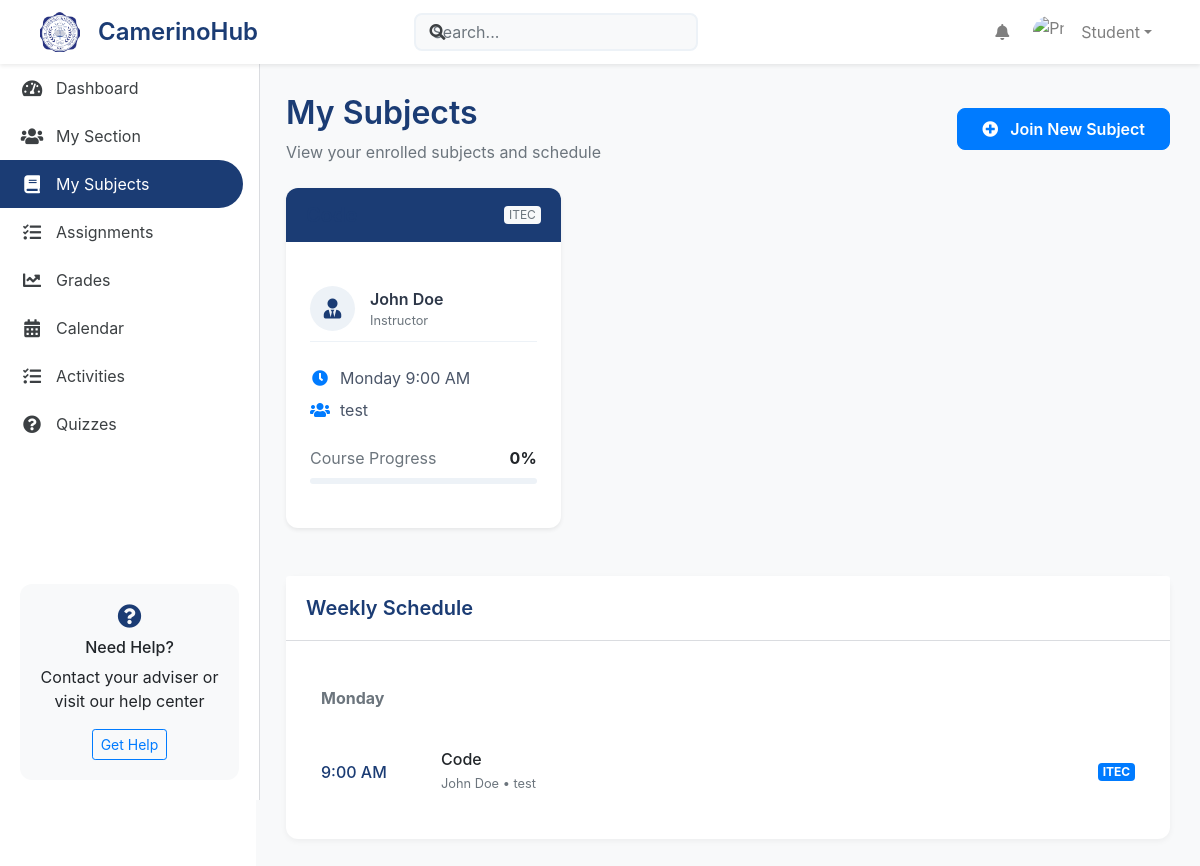
The page /Student/student_subjects.php (signed in) on the database its author committed.
### tables this page shows
CREATE TABLE `subjects` (
  `id` int(11) NOT NULL,
  `subject_code` varchar(20) NOT NULL,
  `subject_title` varchar(255) NOT NULL,
  `subject_name` varchar(100) NOT NULL,
  `category` varchar(100) NOT NULL,
  `description` varchar(255) DEFAULT NULL,
  `created_at` timestamp NOT NULL DEFAULT current_timestamp(),
  `status` enum('active','inactive') NOT NULL DEFAULT 'active'
);

### db/dbConnector.php (called while the page is built, shortened)
<?php
class DbConnector {
public $link;
public $messageLink;
function __construct($useMessageDb = false) {
        $host = 'localhost';
        $mainDb = 'camerinohub';
        $user = 'root';
        $pass = '';
        $this->link = mysqli_connect($host, $user, $pass, $mainDb);
        mysqli_set_charset($this->link, "utf8mb4");
    }
    function prepare($query, $useMessageDb = false) {
        $conn = $useMessageDb ? $this->messageLink : $this->link;
        $stmt = mysqli_prepare($conn, $query);
        return $stmt;
    }
}
?>

### Student/student_subjects.php (the view, shortened to what this page needs)
<?php
require_once('../db/dbConnector.php');
$db = new DbConnector();
$student_id = $_SESSION['id'];
$subjects_query = "SELECT
    s.id as subject_id,
    s.subject_name,
    s.subject_code,
    CONCAT(t.firstname, ' ', t.lastname) as teacher_name,
    ss.schedule_day,
    ss.schedule_time,
    sec.section_name,
    sec.grade_level,
    (SELECT COUNT(*)
     FROM activities a
     WHERE a.section_subject_id = ss.id
     AND a.status = 'active') as total_activities,
    (SELECT COUNT(*)
     FROM student_activity_submissions sas
     JOIN activities a ON sas.activity_id = a.activity_id
     WHERE a.section_subject_id = ss.id
     AND sas.student_id = ?) as completed_activities
FROM student_sections st_sec
JOIN sections sec ON st_sec.section_id = sec.section_id
JOIN section_subjects ss ON sec.section_id = ss.section_id
JOIN subjects s ON ss.subject_id = s.id
JOIN teacher t ON ss.teacher_id = t.teacher_id
WHERE st_sec.student_id = ?
AND st_sec.status = 'active'
AND ss.status = 'active'
ORDER BY ss.schedule_day, ss.schedule_time";
$stmt = $db->prepare($subjects_query);
$stmt->bind_param("ii", $student_id, $student_id);
$stmt->execute();
$subjects = $stmt->get_result()->fetch_all(MYSQLI_ASSOC);
$schedule = [];
$days = ['Monday', 'Tuesday', 'Wednesday', 'Thursday', 'Friday'];
foreach ($days as $day) {
    $schedule[$day] = array_filter($subjects, function($subject) use ($day) {
        return $subject['schedule_day'] === $day;
    });
}
?>
<!DOCTYPE html>
<html lang="en">
<head>
    <link href="https://stackpath.bootstrapcdn.com/bootstrap/4.5.2/css/bootstrap.min.css" rel="stylesheet">
    <link href="https://cdnjs.cloudflare.com/ajax/libs/font-awesome/5.15.1/css/all.min.css" rel="stylesheet">
    <link rel="stylesheet" href="css/dashboard-shared.css">
</head>
<body>
    <?php include 'includes/navigation.php'; ?>
    <div class="dashboard-container">
        <?php include 'includes/sidebar.php'; ?>
        <div class="main-content">
            <div class="content-header d-flex justify-content-between align-items-center mb-4">
                <div>
                    <h1>My Subjects</h1>
                    <p class="text-muted">View your enrolled subjects and schedule</p>
                </div>
                <button class="btn btn-primary" data-toggle="modal" data-target="#joinSubjectModal">
                    <i class="fas fa-plus-circle mr-2"></i> Join New Subject
                </button>
            </div>
            <div class="row mb-4">
                <?php foreach ($subjects as $subject): ?>
                    <div class="col-md-4 mb-4">
                        <div class="card subject-card h-100 shadow-sm">
                            <div class="card-header d-flex justify-content-between align-items-center">
                                <h5 class="mb-0"><?php echo htmlspecialchars($subject['subject_name']); ?></h5>
                                <span class="badge badge-light"><?php echo htmlspecialchars($subject['subject_code']); ?></span>
                            </div>
                            <div class="card-body">
                                <div class="teacher-info">
                                    <div class="teacher-avatar">
                                        <i class="fas fa-user-tie"></i>
                                    </div>
                                    <div class="teacher-details">
                                        <span class="teacher-name"><?php echo htmlspecialchars($subject['teacher_name']); ?></span>
                                        <small class="text-muted d-block">Instructor</small>
                                    </div>
                                </div>
                                <div class="schedule-info mt-4">
                                    <div class="schedule-item">
                                        <i class="fas fa-clock text-primary"></i>
                                        <span><?php echo $subject['schedule_day'] . ' ' . date('g:i A', strtotime($subject['schedule_time'])); ?></span>
                                    </div>
                                    <div class="schedule-item mt-2">
                                        <i class="fas fa-users text-primary"></i>
                                        <span><?php echo htmlspecialchars($subject['section_name']); ?></span>
                                    </div>
                                </div>
                                <div class="progress-info mt-4">
                                    <div class="d-flex justify-content-between mb-2">
                                        <span class="text-muted">Course Progress</span>
                                        <span class="font-weight-bold">
                                            <?php
                                                $progress = $subject['total_activities'] > 0
                                                    ? round(($subject['completed_activities'] / $subject['total_activities']) * 100)
                                                    : 0;
                                                echo $progress . '%';
                                            ?>
                                        </span>
                                    </div>
                                    <div class="progress" style="height: 6px;">
                                    </div>
                                </div>
                            </div>
                        </div>
                    </div>
                <?php endforeach; ?>
            </div>
            <div class="card">
                <div class="card-header">
                    <h5 class="mb-0">Weekly Schedule</h5>
                </div>
                <div class="card-body">
                    <table class="schedule-table">
                        <?php foreach ($schedule as $day => $day_subjects): ?>
                            <?php if (!empty($day_subjects)): ?>
                                <tr>
                                    <td class="font-weight-bold text-muted" colspan="2"><?php echo $day; ?></td>
                                </tr>
                                <?php foreach ($day_subjects as $subject): ?>
                                    <tr>
                                        <td class="time-slot">
                                            <?php echo date('g:i A', strtotime($subject['schedule_time'])); ?>
                                        </td>
                                        <td>
                                            <div class="d-flex justify-content-between align-items-center">
                                                <div>
                                                    <h6 class="mb-0"><?php echo htmlspecialchars($subject['subject_name']); ?></h6>
                                                    <small class="text-muted">
                                                        <?php echo htmlspecialchars($subject['teacher_name']); ?> •
                                                        <?php echo htmlspecialchars($subject['section_name']); ?>
                                                    </small>
                                                </div>
                                                <span class="badge badge-primary"><?php echo htmlspecialchars($subject['subject_code']); ?></span>
                                            </div>
                                        </td>
                                    </tr>
                                <?php endforeach; ?>
                            <?php endif; ?>
                        <?php endforeach; ?>
                    </table>
                </div>
            </div>
</body>
</html>

### Student/css/dashboard-shared.css (style rules this page uses)
:root { --primary-color: #1B3C74; --secondary-color: #2AA7FF; --accent-color: #4285f4; --text-primary: #3c4043; --border-color: #dadce0; --hover-bg: #f8f9fa; --sidebar-width: 250px; }
.dashboard-container { display: flex; min-height: 100vh; padding-top: 64px; }
.main-content { flex: 1; margin-left: 256px; padding: 30px; background: #f8f9fa; }
.card { border: none; border-radius: 12px; box-shadow: 0 2px 6px rgba(0,0,0,0.05); transition: transform 0.3s ease, box-shadow 0.3s ease; }
.card-header { background: white; border-bottom: 1px solid var(--border-color); padding: 20px; }
.card-header h5 { margin: 0; color: var(--primary-color); font-weight: 600; }
.content-header { margin-bottom: 30px; }
.content-header h1 { color: var(--primary-color); font-size: 2rem; font-weight: 600; margin-bottom: 8px; }
.content-header p { color: var(--text-primary); margin: 0; }
.subject-card { border: none; border-radius: 15px; transition: all 0.3s ease; background: #fff; }
.subject-card .card-header { background: linear-gradient(45deg, var(--primary-color), #2c5282); color: white; border-radius: 15px 15px 0 0; padding: 1.25rem; border: none; }
.subject-card .card-body { padding: 1.5rem; }
.teacher-info { display: flex; align-items: center; padding: 10px 0; border-bottom: 1px solid #edf2f7; }
.teacher-avatar { width: 45px; height: 45px; background: #edf2f7; border-radius: 50%; display: flex; align-items: center; justify-content: center; margin-right: 15px; }
.teacher-avatar i { font-size: 20px; color: var(--primary-color); }
.teacher-name { font-weight: 600; color: #2d3748; }
.schedule-item { display: flex; align-items: center; gap: 10px; color: #4a5568; }
.schedule-item i { width: 20px; text-align: center; }
.progress { background-color: #edf2f7; border-radius: 10px; overflow: hidden; }
.btn-primary { padding: 0.5rem 1.5rem; border-radius: 8px; font-weight: 600; transition: all 0.3s ease; }

### Student/student_subjects.php (style rules this page uses)
.subject-card { border: none; border-radius: 12px; transition: transform 0.3s ease; margin-bottom: 20px; }
.subject-card .card-header { background: var(--primary-color); color: white; border-radius: 12px 12px 0 0; padding: 15px 20px; }
.schedule-table { width: 100%; border-collapse: separate; border-spacing: 0 10px; }
.schedule-table td { padding: 15px; background: white; border-radius: 8px; }
.schedule-table .time-slot { font-weight: 500; color: var(--primary-color); width: 120px; }
.progress { height: 8px; border-radius: 4px; }
.teacher-info { display: flex; align-items: center; margin-top: 10px; }

### Student/includes/navigation.php (style rules this page uses)
.badge-light { background-color: #f8f9fa; color: #6c757d; font-weight: normal; font-size: 12px; }

### rows shown on the page
subjects: subject_code "ITEC", teacher_name "John Doe", schedule_day "Monday", schedule_time "9:00 AM", section_name "test", progress "0", subject_name "Code"

### other values the page prints
$userData['firstname'] "Student"
$day "Monday"
